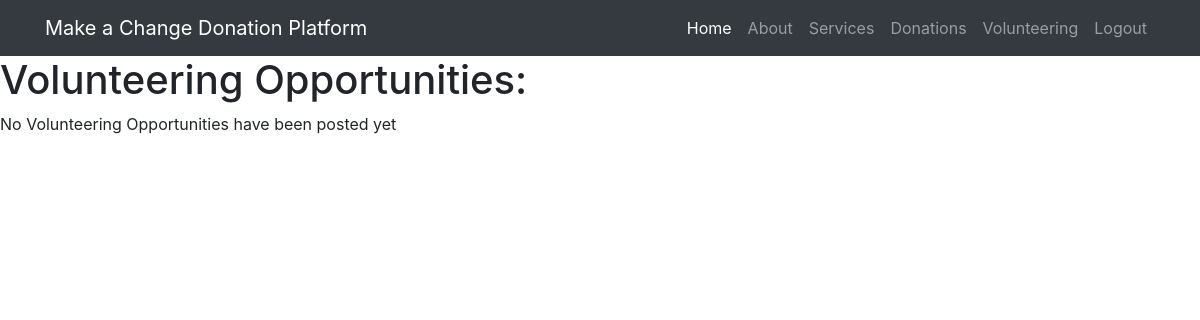
The page /volunteer-list/ on the database as committed earlier.
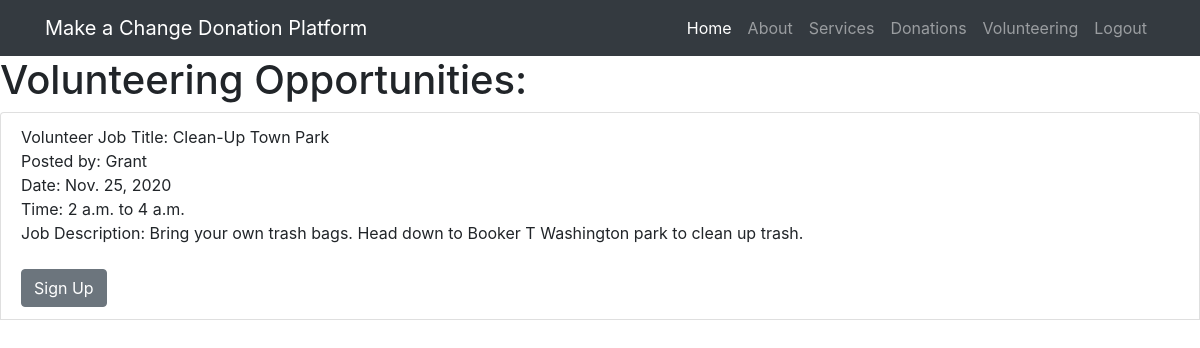
The same page on the database as committed later.
### donations/models.py (models this page shows, shortened)
class VolunteerPost(models.Model):
    title = models.TextField(default = "", max_length=50)
    name = models.TextField(default = "", max_length=50)
    date = models.DateField(default = datetime.date.today)
    start_time = models.TimeField(null=True)
    end_time = models.TimeField(null=True)
    description = models.TextField(default = "")
    user = models.ForeignKey(User, on_delete=models.CASCADE, null=True)

### donations/views.py (the view)
# urls.py: path('volunteer-list/', views.VolunteerListView.as_view(), name='volunteer-list'),
class VolunteerListView(generic.ListView):
    template_name = 'donations/volunteer_list.html'
    context_object_name = 'volunteer_opportunities'
    def get_queryset(self):
        return VolunteerPost.objects.filter(
            date__gte=timezone.now(),
        )

### donations/templates/donations/volunteer_list.html (shortened to what this page needs)
{% extends 'donations/base.html' %}
{% block content %}
<html>
    <body>
        <h1>Volunteering Opportunities:</h1>
        {% if volunteer_opportunities %}
          <ul class='list-group'>
          {% for opportunity in volunteer_opportunities %}
            <li class='list-group-item'>
              Volunteer Job Title: {{ opportunity.title }}
              <br>
              Posted by: {{ opportunity.name }}<br>
              Date: {{ opportunity.date }}<br>
              Time: {{ opportunity.start_time }} to {{ opportunity.end_time }}<br>
              Job Description: {{ opportunity.description }}
              <br><br>
              <form action="{% url 'donations:signup' opportunity.pk %}" method="post">
                <button type='submit' class="btn btn-secondary">Sign Up</button>
              </form>
            </li><br>
          {% endfor %}
          </ul>
        {% else %}
          <p>No Volunteering Opportunities have been posted yet</p>
        {% endif %}
    </body>
</html>
{% endblock %}

Rows that differ between the two databases and show on the page:
added VolunteerPost: title "Clean-Up Town Park", name "Grant", date "Nov. 25, 2020", start_time "2 a.m.", end_time "4 a.m.", description "Bring your own trash bags. Head down to Booker T Washington park to clean up trash."
Other text that changed with them:
text no longer shown: "No Volunteering Opportunities have been posted yet"
